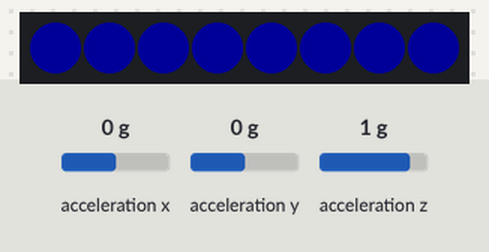
Bench run of a program on a simulated Raspberry Pi (BCM pin numbers) with a Blinkt!. Shown: 8 RGB LEDs in strip order, left to right. The test bench sets the inputs (shaded band); at power-on: acceleration y 0 g, acceleration x 0 g, acceleration z 1 g. Dim RGB values are drawn brighter than linear.

Above: at 1.2 s.
1.3 s: acceleration y set to -1.4 g
At 2.5 s:
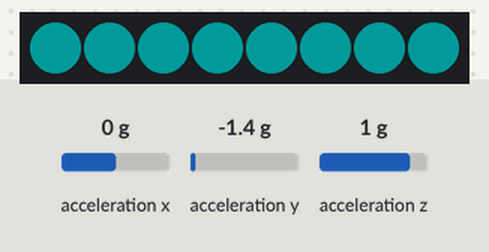
2.8 s: acceleration x set to -1.4 g
At 4.0 s:
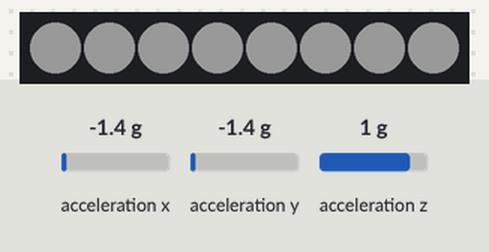
4.3 s: acceleration z set to 0 g
At 5.2 s:
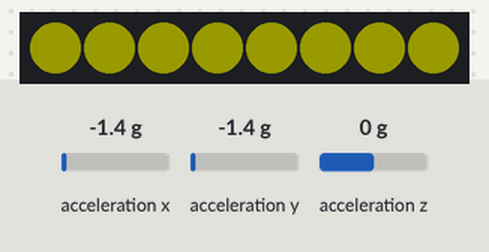
5.8 s: acceleration x set to 0 g
At 6.3 s:
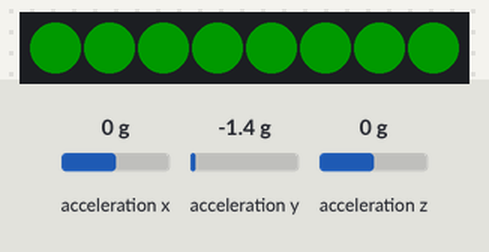
7.3 s: acceleration y set to 0 g
At 8.0 s:
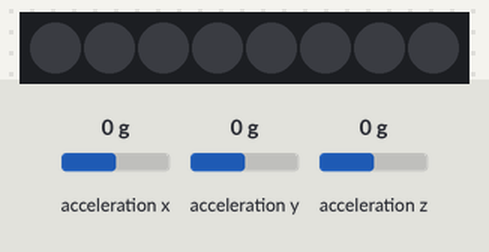
Timing chart, 0 to 9.8 s (numbered marks = the images above; inputs shaded):
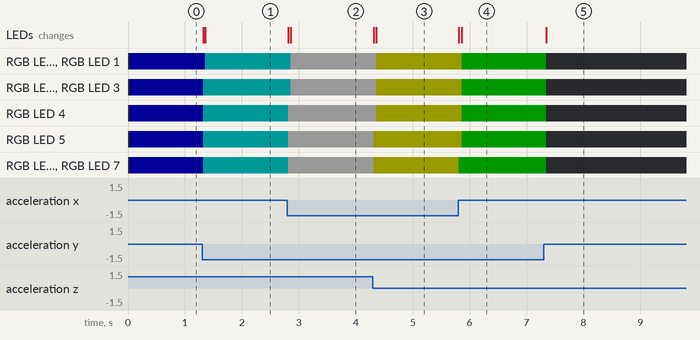

Measured:
- after the input at 1.3 s, RGB LED 0, RGB LED 1: RGB(0, 0, 25) → RGB(0, 25, 25) after 0.06 s; RGB LED 2–7: RGB(0, 0, 25) → RGB(0, 25, 25) at once; the LEDs: first change at once (image 1 shows a later state)
- after the input at 2.8 s, RGB LED 0–3: RGB(0, 25, 25) → RGB(25, 25, 25) after 0.06 s; RGB LED 4–7: RGB(0, 25, 25) → RGB(25, 25, 25) at once; the LEDs: first change at once (image 2 shows a later state)
- after the input at 4.3 s, RGB LED 0–4: RGB(25, 25, 25) → RGB(25, 25, 0) after 0.06 s; RGB LED 5–7: RGB(25, 25, 25) → RGB(25, 25, 0) at once; the LEDs: first change at once (image 3 shows a later state)
- after the input at 5.8 s, RGB LED 0–5: RGB(25, 25, 0) → RGB(0, 25, 0) after 0.06 s; RGB LED 6, RGB LED 7: RGB(25, 25, 0) → RGB(0, 25, 0) at once; the LEDs: first change at once (image 4 shows a later state)
- after the input at 7.3 s, RGB LED 0–7: RGB(0, 25, 0) → off at once; the LEDs: change at once (image 5)

The program:

wearableHat.py
```python
#! /usr/bin/python3

from adxl345 import ADXL345
from time import sleep
from blinkt import set_clear_on_exit, set_pixel, show, set_brightness

adxl345 = ADXL345()

set_clear_on_exit()
set_brightness(0.1)

def adxlToRGB(axis):
    axes = adxl345.getAxes(True)
    absADXL = abs(axes[axis])
    if (absADXL >= 1):
        absADXL = 1
    rgbADXL = int(255 * absADXL)
    return rgbADXL

while True:
    for i in range(8):
        set_pixel(i, adxlToRGB("x"), adxlToRGB("y"), adxlToRGB("z"))
        show()
    axes = adxl345.getAxes(True)
    sleepY = abs(axes["y"]) / 50
    sleep(sleepY)
```
